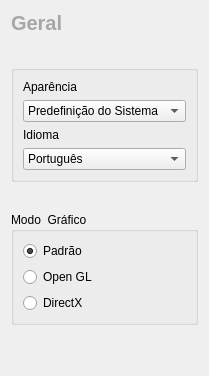
                 <widget class="QWidget" name="geral_2">
                  <layout class="QVBoxLayout" name="verticalLayout_26">
                   <property name="spacing">
                    <number>30</number>
                   </property>
                   <item>
                    <widget class="QLabel" name="label_5">
                     <property name="styleSheet">
                      <string notr="true">QLabel {
    font-family: &quot;Segoe UI&quot;, &quot;Roboto&quot;, sans-serif;
    font-size: 20px;
    font-weight: 600; /* Semi-Bold */
    color: rgb(166, 166, 166);

}</string>
                     </property>
                     <property name="text">
                      <string>Geral</string>
                     </property>
                    </widget>
                   </item>
                   <item>
                    <widget class="QGroupBox" name="groupBox_8">
                     <property name="title">
                      <string/>
                     </property>
                     <layout class="QVBoxLayout" name="verticalLayout_15">
                      <item>
                       <widget class="QLabel" name="label_6">
                        <property name="text">
                         <string>Aparência </string>
                        </property>
                       </widget>
                      </item>
                      <item>
                       <widget class="QComboBox" name="comboBox_5">
                        <item>
                         <property name="text">
                          <string>Predefinição do Sistema</string>
                         </property>
                        </item>
                        <item>
                         <property name="text">
                          <string>Claro</string>
                         </property>
                        </item>
                        <item>
                         <property name="text">
                          <string>Escuro</string>
                         </property>
                        </item>
                       </widget>
                      </item>
                      <item>
                       <widget class="QLabel" name="label_9">
                        <property name="text">
                         <string>Idioma</string>
                        </property>
                       </widget>
                      </item>
                      <item>
                       <widget class="QComboBox" name="comboBox_6">
                        <item>
                         <property name="text">
                          <string>Português</string>
                         </property>
                        </item>
                        <item>
                         <property name="text">
                          <string>Inglês</string>
                         </property>
                        </item>
                       </widget>
                      </item>
                     </layout>
                    </widget>
                   </item>
                   <item>
                    <widget class="QGroupBox" name="groupBox_7">
                     <property name="title">
                      <string>Modo  Gráfico</string>
                     </property>
                     <layout class="QVBoxLayout" name="verticalLayout_16">
                      <item>
                       <widget class="QRadioButton" name="radioButton_4">
                        <property name="text">
                         <string>Padrão </string>
                        </property>
                        <property name="checked">
                         <bool>true</bool>
                        </property>
                       </widget>
                      </item>
                      <item>
                       <widget class="QRadioButton" name="radioButton_6">
                        <property name="text">
                         <string>Open GL</string>
                        </property>
                       </widget>
                      </item>
                      <item>
                       <widget class="QRadioButton" name="radioButton_5">
                        <property name="text">
                         <string>DirectX</string>
                        </property>
                       </widget>
                      </item>
                     </layout>
                    </widget>
                   </item>
                   <item>
                    <spacer name="verticalSpacer_4">
                     <property name="orientation">
                      <enum>Qt::Orientation::Vertical</enum>
                     </property>
                     <property name="sizeHint" stdset="0">
                      <size>
                       <width>20</width>
                       <height>40</height>
                      </size>
                     </property>
                    </spacer>
                   </item>
                  </layout>
                 </widget>
